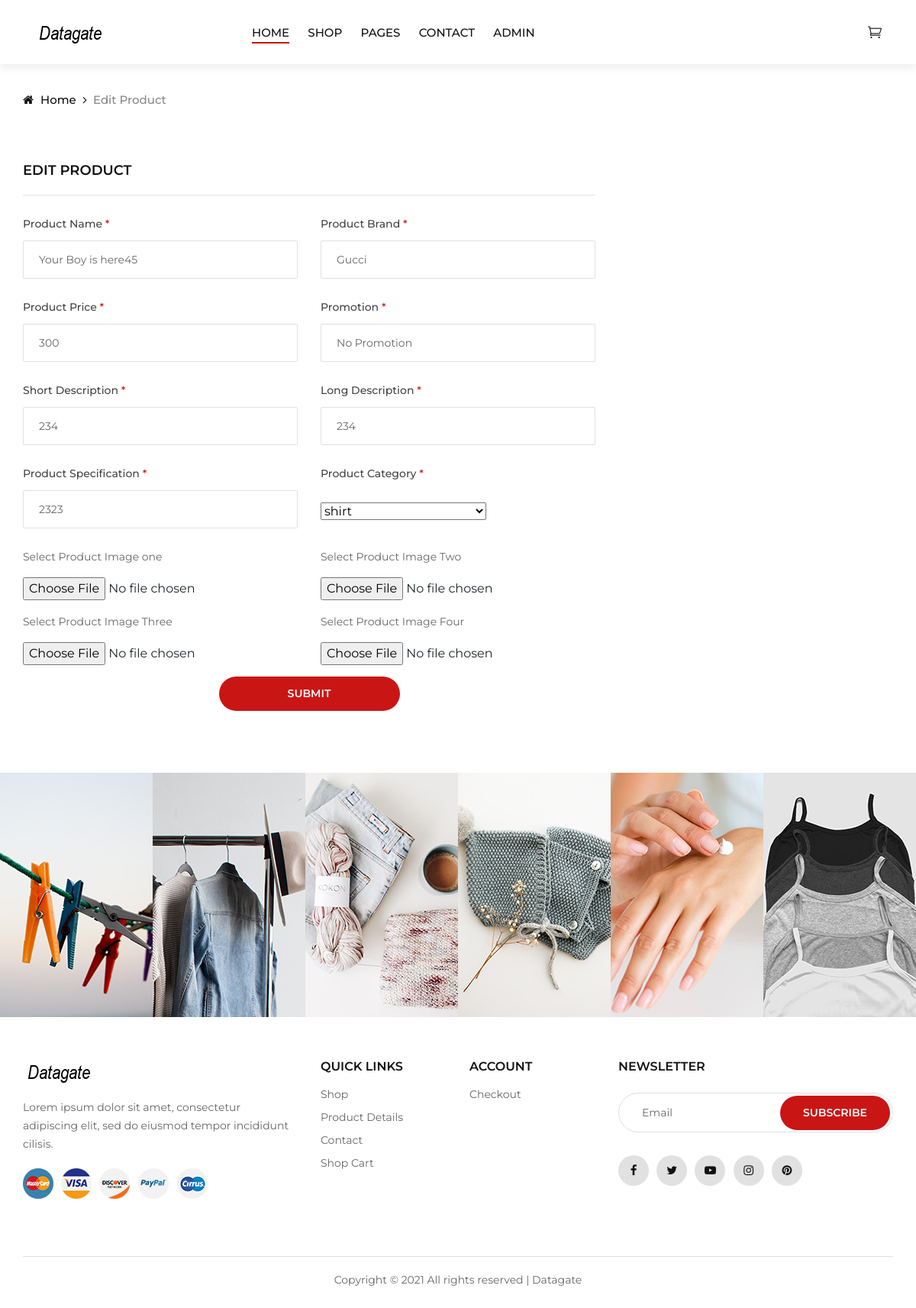
The app's page /edit-product.php?id=16 with its own data.
### tables this page shows
CREATE TABLE `product_list` (
  `id` int(11) NOT NULL,
  `category` int(11) NOT NULL DEFAULT 1,
  `name` text NOT NULL,
  `brand` varchar(300) NOT NULL,
  `price_current` int(11) NOT NULL,
  `price_previous` int(11) NOT NULL,
  `promotion` text NOT NULL,
  `description_short` text NOT NULL,
  `description_long` longtext NOT NULL,
  `specification` text NOT NULL,
  `stock_value` varchar(200) NOT NULL,
  `image1` varchar(300) NOT NULL,
  `image2` varchar(300) NOT NULL,
  `image3` varchar(300) NOT NULL,
  `image4` varchar(300) NOT NULL
);

### edit-product.php (the view, shortened to what this page needs)
<?php
    $dbhost = 'localhost';
    $dbuser = 'root';
    $dbpass = 'kayode1k1';
    $dbname = 'datagate';
    $conn = mysqli_connect($dbhost, $dbuser, $dbpass,$dbname);
    $sqlGetAllCategory = 'SELECT * from product_category';
    $resultGetAllCategory = mysqli_query($conn, $sqlGetAllCategory);
    if($_GET){
        $product_id_link = $_GET['id'];
        $sqlEditProd = 'SELECT * from product_list WHERE id='.$product_id_link;
        $resultEditProd = mysqli_query($conn, $sqlEditProd);
    }
?>
<!DOCTYPE html>
<html lang="zxx">
<head>
    <link rel="stylesheet" href="css/bootstrap.min.css" type="text/css">
    <link rel="stylesheet" href="css/font-awesome.min.css" type="text/css">
    <link rel="stylesheet" href="css/elegant-icons.css" type="text/css">
    <link rel="stylesheet" href="css/jquery-ui.min.css" type="text/css">
    <link rel="stylesheet" href="css/magnific-popup.css" type="text/css">
    <link rel="stylesheet" href="css/owl.carousel.min.css" type="text/css">
    <link rel="stylesheet" href="css/slicknav.min.css" type="text/css">
    <link rel="stylesheet" href="css/style.css" type="text/css">
</head>
<body>
    <?php require('header.php') ?>
    <div class="breadcrumb-option">
        <div class="container">
            <div class="row">
                <div class="col-lg-12">
                    <div class="breadcrumb__links">
                        <a href="./index.php"><i class="fa fa-home"></i> Home</a>
                        <span>Edit Product</span>
                    </div>
                </div>
            </div>
        </div>
    </div>
    <section class="shop spad">
        <div class="container">
            <form action="" class="checkout__form" method="post" enctype="multipart/form-data">
                <div class="row">
                    <div class="col-lg-8">
                        <h5>Edit Product</h5>
                        <div class="row">
                            <?php
                                if (mysqli_num_rows($resultEditProd) > 0) {
                                    while($row = mysqli_fetch_assoc($resultEditProd)) {
                                      ?>
                                       <div class="col-lg-6 col-md-6 col-sm-6">
                                            <div class="checkout__form__input">
                                                <p>Product Name <span>*</span></p>
                                                <input type="text" name="product_name" value="<?php echo $row["name"] ?>" required minlength="2" placeholder="Enter Product Name">
                                            </div>
                                        </div>
                                        <div class="col-lg-6 col-md-6 col-sm-6">
                                            <div class="checkout__form__input">
                                                <p>Product Brand <span>*</span></p>
                                                <input type="text" name="product_brand" value="<?php echo $row["brand"] ?>"  required minlength="2" placeholder="Enter Product Brand">
                                            </div>
                                        </div>
                                        <div class="col-lg-6 col-md-6 col-sm-6">
                                            <div class="checkout__form__input">
                                                <p>Product Price <span>*</span></p>
                                                <input type="number" name="product_price_current" value="<?php echo $row["price_current"] ?>"  required minlength="2" placeholder="Enter Product Price">
                                            </div>
                                        </div>
                                        <div class="col-lg-6 col-md-6 col-sm-6">
                                            <div class="checkout__form__input">
                                                <p>Promotion <span>*</span></p>
                                                <input type="text" name="product_promotion"  value="<?php echo $row["promotion"] ?>" required minlength="2" placeholder="Enter Product Promotion">
                                            </div>
                                        </div>
                                        <div class="col-lg-6 col-md-6 col-sm-6">
                                            <div class="checkout__form__input">
                                                <p>Short Description <span>*</span></p>
                                                <input type="text" name="product_description_short" value="<?php echo $row["description_short"] ?>" required minlength="2" placeholder="Enter Short Description">
                                            </div>
                                        </div>
                                        <div class="col-lg-6 col-md-6 col-sm-6">
                                            <div class="checkout__form__input">
                                                <p>Long Description <span>*</span></p>
                                                <input type="text" name="product_description_long"  value="<?php echo $row["description_long"] ?>" required minlength="2" placeholder="Enter Long Description">
                                            </div>
                                        </div>
                                        <div class="col-lg-6 col-md-6 col-sm-6">
                                            <div class="checkout__form__input">
                                                <p>Product Specification <span>*</span></p>
                                                <input type="text" name="product_specification" value="<?php echo $row["specification"] ?>" required minlength="2" placeholder="Enter Product Specification">
                                            </div>
                                        </div>
                                        <div class="col-lg-6 col-md-6 col-sm-6">
                                            <div class="checkout__form__input">
                                                <p>Product Category <span>*</span></p>
                                                <select name="product_category" required class="margin-top-1">
                                                    <?php
                                                        if (mysqli_num_rows($resultGetAllCategory) > 0) {
                                                            while($rowGetAllCategory = mysqli_fetch_assoc($resultGetAllCategory)) {
                                                                if ($row["category"] == $rowGetAllCategory["id"]) {
                                                                   ?>
                                                                       <option selected value="<?php echo $rowGetAllCategory["id"] ?>"><?php echo $rowGetAllCategory["category_name"] ?></option>
                                                                  <?php
                                                                }else{
                                                                    ?>
                                                                       <option value="<?php echo $rowGetAllCategory["id"] ?>"><?php echo $rowGetAllCategory["category_name"] ?></option>
                                                                  <?php   }
                                                                }
                                                        }
                                                    ?>
                                                </select>
                                            </div>
                                        </div>
                                        <div class="col-lg-6 col-md-6 col-sm-6">
                                            <div >
                                                <p>Select Product Image one</p>
                                                <input type="file" name="product_image1" id="product_image1">
                                            </div>
                                        </div>
                                        <div class="col-lg-6 col-md-6 col-sm-6">
                                            <div >
                                                <p>Select Product Image Two</p>
                                                <input type="file" name="product_image2" id="product_image2">
                                            </div>
                                        </div>
                                        <div class="col-lg-6 col-md-6 col-sm-6">
                                            <div class="margin-top-1">
                                                <p>Select Product Image Three</p>
                                                <input type="file" name="product_image3" id="product_image3">
                                            </div>
                                        </div>
                                        <div class="col-lg-6 col-md-6 col-sm-6">
                                            <div  class="margin-top-1">
                                                <p>Select Product Image Four</p>
                                                <input type="file" name="product_image4" id="product_image4">
                                            </div>
                                        </div>
                                        <div class="col-12 d-flex justify-content-center">
                                            <div class="col-lg-6 col-md-6 col-sm-6">
                                                <div class="checkout__form__input padding-left-and-right-3">
                                                    <button type="submit" name="submit" style="background: transparent; border: 0 !important; width: 100%;"><a class="button-link-default margin-top-1 col-12 text-center ">Submit</a></button>
                                                </div>
                                            </div>
                                        </div>
                                  <?php   }
                                }
                            ?>
                        </div>
                    </div>
                </div>
            </form>
        </div>
    </section>
    <?php require('footer.php') ?>
</body>
</html>

### css/style.css (style rules this page uses)
html, body { height: 100%; font-family: "Montserrat", sans-serif; -webkit-font-smoothing: antialiased; }
h1, h2, h3, h4, h5, h6 { margin: 0; color: #111111; font-weight: 400; font-family: "Montserrat", sans-serif; }
h5 { font-size: 18px; }
p { font-size: 14px; font-family: "Montserrat", sans-serif; color: #666666; font-weight: 400; line-height: 24px; margin: 0 0 15px 0; }
.spad { padding-top: 100px; padding-bottom: 100px; }
.button-link-default { font-size: 14px; color: #ffffff !important; background: #ca1515; font-weight: 600; border: none; text-transform: uppercase; display: inline-block; padding: 12px 30px; border-radius: 50px; }
.margin-top-1 { margin-top: 1em !important; }
.padding-left-and-right-3 { padding-left: 3em !important; padding-right: 3em !important; }
.breadcrumb-option { padding-top: 35px; }
.breadcrumb__links a { font-size: 15px; font-weight: 500; color: #111111; margin-right: 18px; display: inline-block; position: relative; }
.breadcrumb__links a:after { position: absolute; right: -14px; top: 0; content: ""; font-family: "FontAwesome"; }
.breadcrumb__links a i { margin-right: 5px; }
.breadcrumb__links span { font-size: 15px; font-weight: 500; color: #888888; display: inline-block; }
.shop { padding-top: 70px; padding-bottom: 80px; }
.checkout__form h5 { color: #111111; font-weight: 600; text-transform: uppercase; border-bottom: 1px solid #e1e1e1; padding-bottom: 20px; margin-bottom: 25px; }
.checkout__form .checkout__form__input p { color: #444444; font-weight: 500; margin-bottom: 10px; }
.checkout__form .checkout__form__input p span { color: #ca1515; }
.checkout__form .checkout__form__input input { height: 50px; width: 100%; border: 1px solid #e1e1e1; border-radius: 2px; margin-bottom: 25px; font-size: 14px; padding-left: 20px; color: #666666; }
.checkout__form .checkout__form__input input::placeholder { color: #666666; }
@media only screen and (min-width: 1200px) { .container { max-width: 1170px; } }

### records on screen
product_list: product_name "Your Boy is here45", product_brand "Gucci", product_price_current "300", product_promotion "No Promotion", product_description_short "234", product_description_long "234", product_specification "2323"

### other values on screen
form field product_category "shirt"
